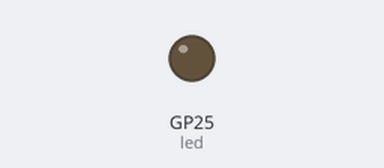
Bench run of a program on a simulated Raspberry Pi Pico running MicroPython. On the bench: output pins drawn as LEDs (lit = HIGH).

Above: at 1.8 s.
At 13.1 s:
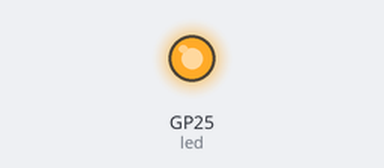
Timing chart, 0 to 13.7 s (numbered marks = the images above):
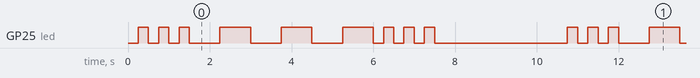

Measured:
- by itself, GP25 (led): repeats every 10.5 s: 2 × (LOW 0.25 s, HIGH 0.25 s), 3 × (LOW 0.75 s, HIGH 0.75 s), 3 × (LOW 0.25 s, HIGH 0.25 s), LOW 3.3 s, HIGH 0.25 s
- by itself, everything shown: repeats every 10.5 s, in 18 steps

The program:

SOS.py
```python
from machine import Pin
import utime

led = Pin(25, Pin.OUT)

while True:
    for i in range(3):
            utime.sleep(0.25)
            led.value(1)
            utime.sleep(0.25)
            led.value(0)
    for i in range(3):
            utime.sleep(0.75)
            led.value(1)
            utime.sleep(0.75)
            led.value(0)
    for i in range(3):
            utime.sleep(0.25)
            led.value(1)
            utime.sleep(0.25)
            led.value(0)
    utime.sleep(3)
```
